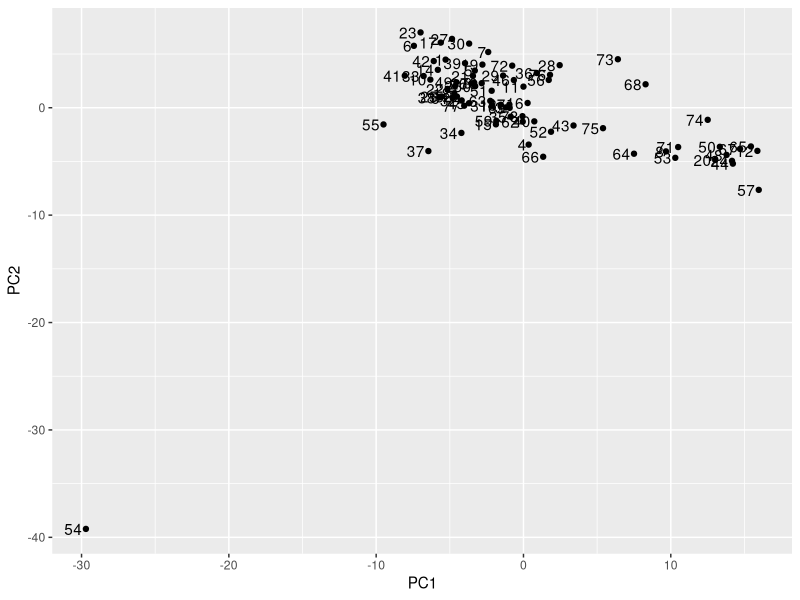
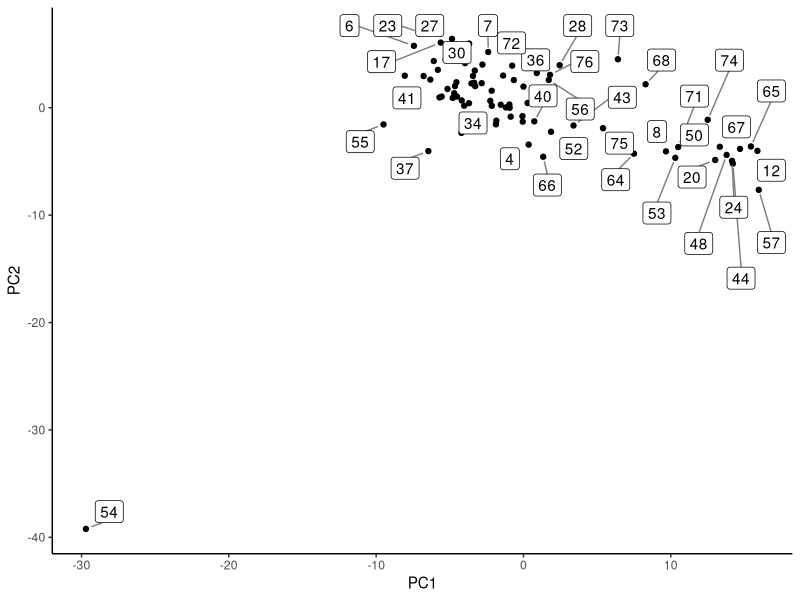

The R source for these figures, in order: (Note: this script raises an error after producing the figures.)
## ---- chunk 1
knitr::opts_chunk$set(echo = TRUE)
## ---- chunk 2
library(tidyverse)
library(dplyr)
## ---- chunk 3
raw_tumour <- read.delim("dat/tumour.csv", header=FALSE)
tumour <- data.frame(t(raw_tumour))
head(tumour)
## ---- chunk 4
coln = c(
"Sex", # nominal M, F, and I (infant)
"Length", # continuous mm Longest shell measurement
"Diameter", # continuous mm perpendicular to length
"Height", # continuous mm with meat in shell
"Whole_weight", # continuous grams whole abalone
"Shucked_weight", # continuous grams weight of meat
"Viscera_weight", # continuous grams gut weight (after bleeding)
"Shell_weight", # continuous grams after being dried
"Rings" # integer +1.5 gives the age in years
)
abalone <- read.csv("dat/abalone.csv", col.names = coln)
abalone$Sex <- as.factor(abalone$Sex)
head(abalone)
## ---- chunk 5
## Basic
tumourPC <- prcomp(tumour)
tumourPC.X <- data.frame(tumourPC$x)
ggplot(tumourPC.X, aes(PC1, PC2, label=1:nrow(tumourPC.X))) +
  geom_point() +
  geom_text(hjust=1.2)
## ---- chunk 6
## ggrepel can prevent large amounts of overlaps, with max.overlaps=1 will only show point 54
library(ggrepel)
ggplot(tumourPC.X, aes(PC1, PC2, label=1:nrow(tumourPC.X))) +
  geom_point() +
  geom_label_repel(box.padding   = 0.35, 
                  point.padding = 0.5,
                  segment.color = 'grey50', max.overlaps = 20) +
  theme_classic()

## ---- chunk 7
order_by_sds <- function(PC1_scores) {
  abs_stds_from_mean = abs(PC1_scores - mean(PC1_scores)) / sd(PC1_scores)
  obs_order = order(-abs_stds_from_mean)
  return_df = data.frame(obs = obs_order, abs_stds = abs_stds_from_mean[obs_order])
  return(return_df)
}
order_by_sds(tumourPC.X$PC1)
## ---- chunk 8
## define the current model, define the scope, add1 with the test, then update the model with the new value
fm.null <- lm(Rings ~ 1, abalone)
fm.full <- lm(Rings ~ Length + Height + Whole_weight +
                    Shucked_weight + Viscera_weight + Shell_weight, abalone)
add1(fm.null, fm.full, test="F")
fm.fwd <- update(fm.null, .~. + Shell_weight)
summary(fm.fwd)
## Here shell weight has the highest score so we add it
## ---- chunk 9
model_formula_length = function(model) nchar(as.character(model$call$formula[3]))

run_forward_selection <- function(fm.null, fm.full) {
  fm.fwd <- fm.null
  modelno = 0
  glancerows = data.frame()
  
  print(summary( lm(fm.fwd) ))
  row = data.frame(modelno = modelno, sigma = glance( lm( fm.fwd ) )$sigma, var_added ="")
  glancerows = rbind(glancerows, row)
  
  while (model_formula_length(fm.fwd) != model_formula_length(fm.full)) {
    modelno = modelno + 1
    
    ## compute the next variable
    next_var_eval <- add1(fm.fwd, fm.full, test="F")
    next_var_idx <- which.max(next_var_eval$'F value')
    next_var <- row.names(next_var_eval)[next_var_idx]
    
    ## add the variable to the model
    fm.fwd <- update(fm.fwd, paste(".~. + ", next_var))
    print(summary( lm(fm.fwd) ))
    row = data.frame(modelno = modelno, sigma = glance( lm( fm.fwd ) )$sigma, var_added = next_var)
    glancerows = rbind(glancerows, row)
  }
  colnames(glancerows) <- c("Model", "Residual Standard Deviation", "Variable Added")
  return(glancerows)
}
## ---- chunk 10
basic_reg_perf <- run_forward_selection(fm.null, fm.full)
basic_reg_perf
## ---- chunk 11
## To carry out PCR manually, just add your PC variables into the model in ascending order
abalone.subset <- abalone[c("Length", "Height", "Whole_weight", "Shucked_weight", "Viscera_weight", "Shell_weight")]
abalone.pr <- prcomp(abalone.subset)
abalone.pr.df <- cbind(abalone[c("Rings")], abalone.pr$x)

model.null <- lm(Rings ~ 1, data=abalone.pr.df)
model.null

model.fwd <- update(model.null, .~. + PC1)
summary(model.fwd)
## ---- chunk 12
# to use this function, input the prcomp output and the response variable
# will return the performance of the model for each number of PC scores in a table
# delete comments to print out extra model info as it runs

automated_PCR <- function(pc, response) {
  full_df <- data.frame(cbind(response, pc$x))
  colnames(full_df)[1] <- "Y"
  model.fwd <- lm(Y ~ 1, data=full_df)
  pcr_perf <- data.frame(PC_scores_added = 0, sigma = glance(model.fwd)$sigma, key_var = "")
  # print(summary(model.fwd))
  
  for (i in 1:ncol(pc$x)) {
    model.fwd <- update(model.fwd, paste(".~. + PC", i, sep=""))
    # print(summary(model.fwd))
    
    max_contri <- row.names(pc$rotation)[which.max(abs(pc$rotation[,i]))]
    
    row = data.frame(PC_scores_added = i, sigma = glance( lm( model.fwd ) )$sigma, key_var = max_contri)
    pcr_perf = rbind(pcr_perf, row)
  }
  
  return(pcr_perf)
}

## e.g.
abalone.pr <- prcomp(abalone.subset)
automated_PCR(abalone.pr, abalone$Rings)
